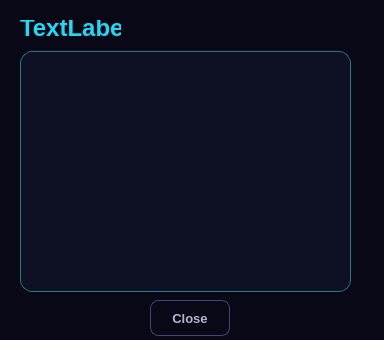
<?xml version="1.0" encoding="UTF-8"?>
<ui version="4.0">
 <class>ArtistBrowseDialog</class>
 <widget class="QDialog" name="ArtistBrowseDialog">
  <property name="geometry">
   <rect>
    <x>0</x>
    <y>0</y>
    <width>384</width>
    <height>340</height>
   </rect>
  </property>
  <property name="windowTitle">
   <string>Dialog</string>
  </property>
  <property name="styleSheet">
   <string notr="true">/* =========================================
   SHARED DARK SYNTHWAVE FOUNDATION
   ========================================= */

QWidget {
    color: #F7F5FF;
    font-family: &quot;Segoe UI&quot;;
    font-size: 10pt;
}

QDialog,
QMainWindow {
    background-color: #080817;
}

/* ---------- Labels ---------- */

QLabel {
    color: #F7F5FF;
    background-color: transparent;
}

/* ---------- Text inputs ---------- */

QLineEdit,
QTextEdit,
QSpinBox,
QComboBox {
    color: #F7F5FF;
    background-color: rgba(17, 19, 39, 235);

    border: 1px solid #37335C;
    border-radius: 8px;

    padding: 6px 9px;

    selection-background-color: #8B5CF6;
    selection-color: white;
}

QLineEdit:hover,
QTextEdit:hover,
QSpinBox:hover,
QComboBox:hover {
    border-color: #625A92;
}

QLineEdit:focus,
QTextEdit:focus,
QSpinBox:focus,
QComboBox:focus {
    background-color: #151831;
    border: 1px solid #27D7F2;
}

QLineEdit:disabled,
QTextEdit:disabled,
QSpinBox:disabled,
QComboBox:disabled {
    color: #686581;
    background-color: #0E1022;
    border-color: #25233D;
}

/* ---------- Combo box ---------- */

QComboBox::drop-down {
    width: 25px;
    border: none;
}

QComboBox QAbstractItemView {
    color: #F7F5FF;
    background-color: #14162D;

    border: 1px solid #534B82;
    border-radius: 7px;

    padding: 4px;
    outline: none;

    selection-color: white;
    selection-background-color: #734BD1;
}

/* ---------- Buttons ---------- */

QPushButton {
    min-height: 30px;

    color: #F7F5FF;
    background-color: #1A1D3B;

    border: 1px solid #49446F;
    border-radius: 8px;

    padding: 2px 12px;

    font-weight: 600;
}

QPushButton:hover {
    background-color: #27264D;
    border-color: #9B7CFF;
}

QPushButton:pressed {
    background-color: #342A68;
    border-color: #F15BB5;
}

QPushButton:focus {
    border-color: #27D7F2;
}

QPushButton:disabled {
    color: #686581;
    background-color: #101225;
    border-color: #282640;
}

/* ---------- Lists ---------- */

QListWidget {
    color: #F7F5FF;
    background-color: rgba(14, 16, 35, 238);

    border: 1px solid #302D52;
    border-radius: 12px;

    padding: 5px;
    outline: none;
}

QListWidget::item {
    min-height: 34px;

    margin: 2px;
    padding: 6px 9px;

    border-radius: 8px;
}

QListWidget::item:hover {
    background-color: rgba(93, 68, 157, 125);
}

QListWidget::item:selected {
    color: white;
    background-color: #6842C2;
}

/* ---------- Scrollbars ---------- */

QScrollBar:vertical {
    width: 10px;

    background-color: transparent;

    margin: 5px 2px 5px 0;
}

QScrollBar::handle:vertical {
    min-height: 30px;

    background-color: #4C4477;
    border-radius: 5px;
}

QScrollBar::handle:vertical:hover {
    background-color: #8B5CF6;
}

QScrollBar::add-line:vertical,
QScrollBar::sub-line:vertical,
QScrollBar::add-page:vertical,
QScrollBar::sub-page:vertical {
    height: 0;
    background-color: transparent;
}

/* ---------- Radio buttons ---------- */

QRadioButton {
    color: #D8D4EC;
    spacing: 7px;
}

QRadioButton::indicator {
    width: 15px;
    height: 15px;

    background-color: #111327;

    border: 1px solid #625A92;
    border-radius: 8px;
}

QRadioButton::indicator:hover {
    border-color: #27D7F2;
}

QRadioButton::indicator:checked {
    background-color: #F15BB5;
    border: 4px solid #211B43;
}

/* ---------- Sliders ---------- */

QSlider::groove:horizontal {
    height: 6px;

    background-color: #292642;
    border-radius: 3px;
}

QSlider::sub-page:horizontal {
    background: qlineargradient(
        x1: 0,
        y1: 0,
        x2: 1,
        y2: 0,
        stop: 0 #27D7F2,
        stop: 0.52 #8B5CF6,
        stop: 1 #F15BB5
    );

    border-radius: 3px;
}

QSlider::add-page:horizontal {
    background-color: #292642;
    border-radius: 3px;
}

QSlider::handle:horizontal {
    width: 15px;

    margin: -5px 0;

    background-color: #F7F5FF;

    border: 2px solid #A66CFF;
    border-radius: 8px;
}

QSlider::handle:horizontal:hover {
    background-color: #27D7F2;
    border-color: white;
}

/* ---------- Tooltips ---------- */

QToolTip {
    color: white;
    background-color: #171A35;

    border: 1px solid #8B5CF6;
    border-radius: 5px;

    padding: 5px;
}

/* ---------- Message boxes ---------- */

QMessageBox {
    background-color: #0D0F20;
}

QMessageBox QLabel {
    min-width: 260px;
    color: #F7F5FF;
}

QMessageBox QPushButton {
    min-width: 84px;
}
/* ARTIST BROWSE PAGE */

QDialog#ArtistBrowseDialog {
    background: qradialgradient(
        cx: 0.15,
        cy: 0.05,
        radius: 1.1,
        stop: 0 #17354B,
        stop: 0.4 #11142D,
        stop: 1 #080817
    );
}

QLabel#artistNameLabel {
    color: #27D7F2;

    font-family: &quot;Bahnschrift&quot;;
    font-size: 18pt;
    font-weight: 700;
}

QListWidget#albumsListWidget {
    border-color: #2A7586;
}

QPushButton#closeButton {
    color: #B9B4CF;
    background-color: transparent;
}

QPushButton#closeButton:hover {
    color: white;
    border-color: #27D7F2;
}</string>
  </property>
  <widget class="QLabel" name="artistNameLabel">
   <property name="geometry">
    <rect>
     <x>20</x>
     <y>20</y>
     <width>101</width>
     <height>16</height>
    </rect>
   </property>
   <property name="text">
    <string>TextLabel</string>
   </property>
  </widget>
  <widget class="QListWidget" name="albumsListWidget">
   <property name="geometry">
    <rect>
     <x>20</x>
     <y>51</y>
     <width>331</width>
     <height>241</height>
    </rect>
   </property>
  </widget>
  <widget class="QPushButton" name="closeButton">
   <property name="geometry">
    <rect>
     <x>150</x>
     <y>300</y>
     <width>80</width>
     <height>36</height>
    </rect>
   </property>
   <property name="text">
    <string>Close</string>
   </property>
  </widget>
 </widget>
 <resources/>
 <connections/>
</ui>
